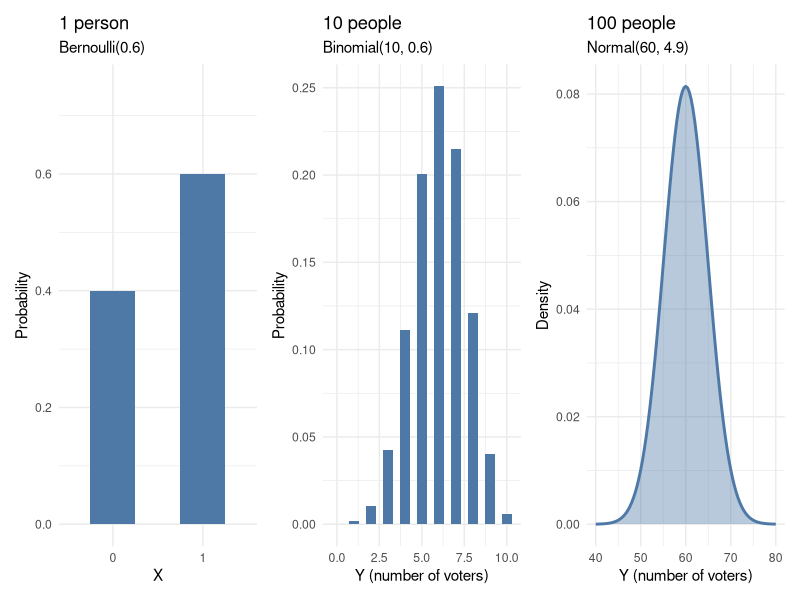
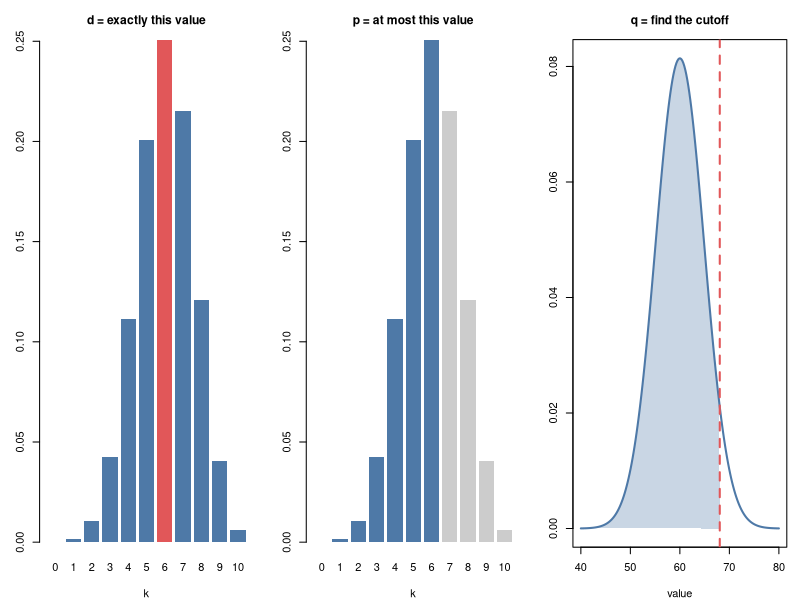
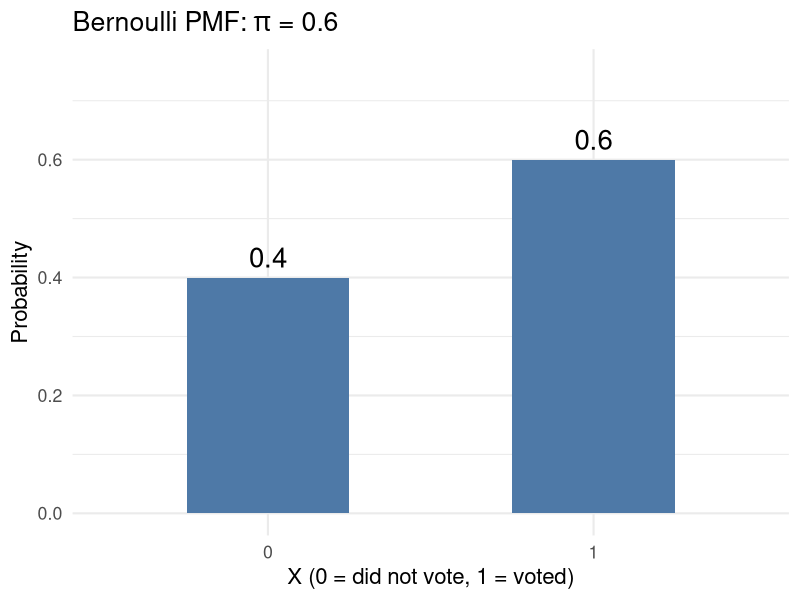
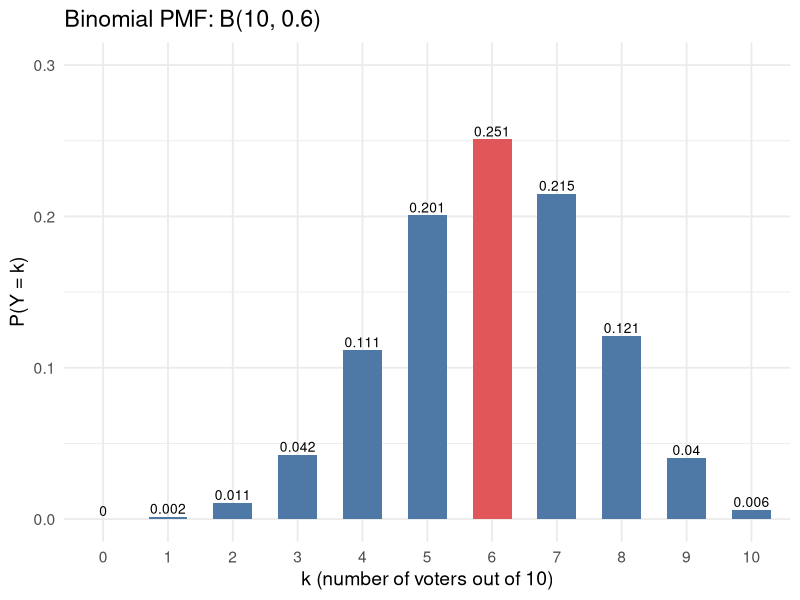
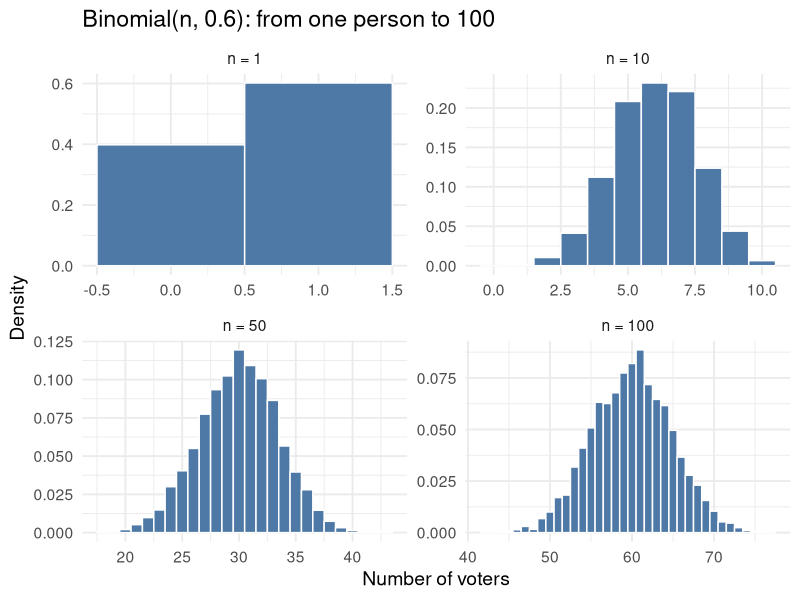
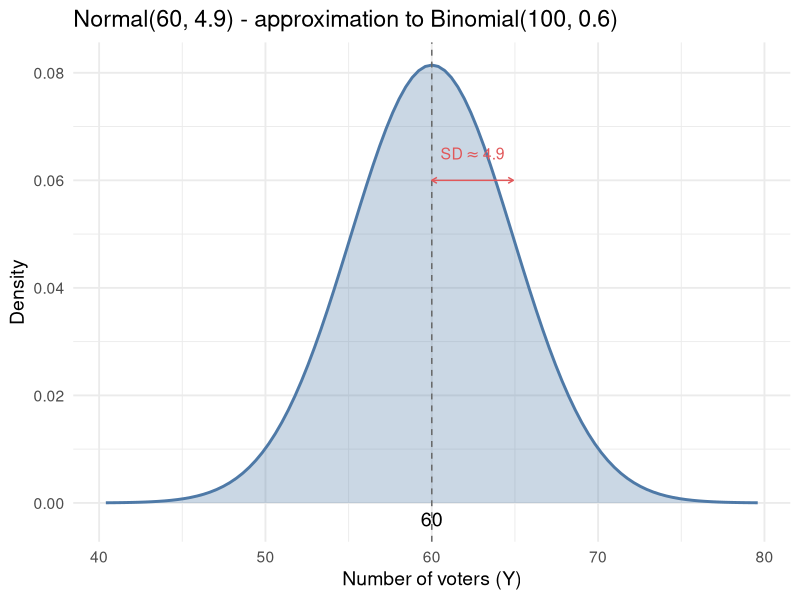
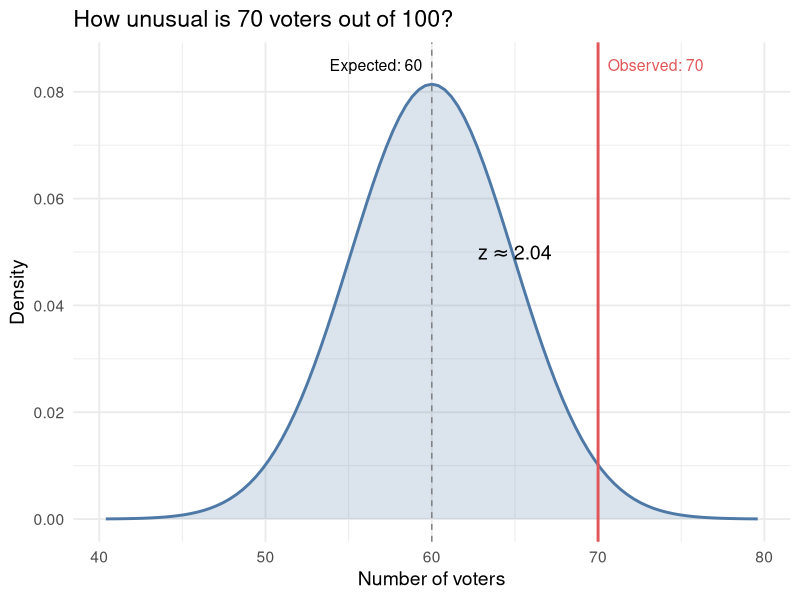
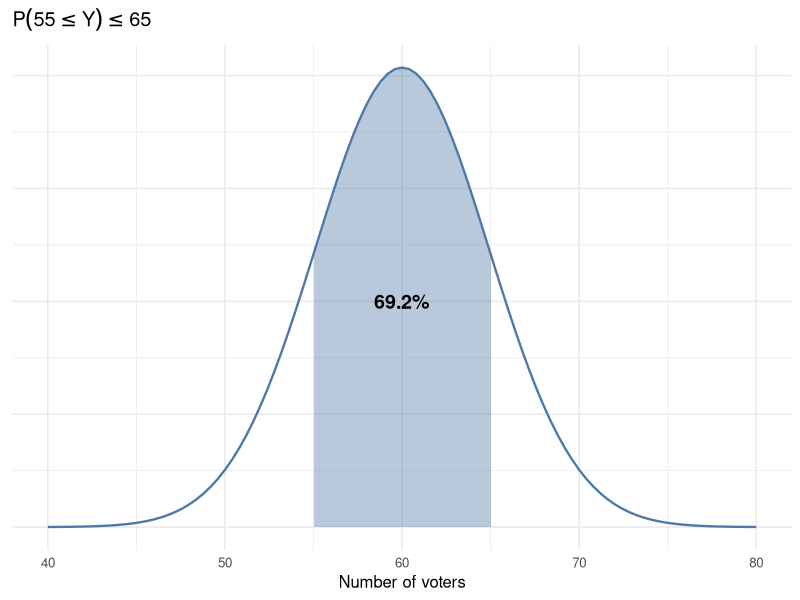

The R source for these figures, in order:
## ---- chunk 1
#| echo: false
#| results: false

# code for lecture
# ---------

# load tidyverse
library(tidyverse)
library(here)
library(patchwork)
## ---- chunk 2
#| echo: false
#| fig-align: center
#| fig-height: 3.5

# Panel 1: Bernoulli (1 person)
p1 <- tibble(x = c("0", "1"), prob = c(0.4, 0.6)) |>
  ggplot(aes(x, prob)) +
  geom_col(fill = "#4E79A7", width = 0.5) +
  scale_y_continuous(limits = c(0, 0.75)) +
  labs(x = "X", y = "Probability",
       title = "1 person",
       subtitle = "Bernoulli(0.6)") +
  theme_minimal(base_size = 11)

# Panel 2: Binomial (10 people)
p2 <- tibble(k = 0:10, prob = dbinom(0:10, 10, 0.6)) |>
  ggplot(aes(k, prob)) +
  geom_col(fill = "#4E79A7", width = 0.6) +
  labs(x = "Y (number of voters)", y = "Probability",
       title = "10 people",
       subtitle = "Binomial(10, 0.6)") +
  theme_minimal(base_size = 11)

# Panel 3: Normal approximation (100 people)
mu <- 100 * 0.6; sigma <- sqrt(100 * 0.6 * 0.4)
p3 <- ggplot(tibble(x = c(40, 80)), aes(x)) +
  stat_function(fun = dnorm, args = list(mean = mu, sd = sigma),
                geom = "area", fill = "#4E79A7", alpha = 0.4) +
  stat_function(fun = dnorm, args = list(mean = mu, sd = sigma),
                linewidth = 1, color = "#4E79A7") +
  labs(x = "Y (number of voters)", y = "Density",
       title = "100 people",
       subtitle = "Normal(60, 4.9)") +
  theme_minimal(base_size = 11)

p1 + p2 + p3
## ---- chunk 3
#| echo: false
#| fig-align: center
#| fig-height: 3

par(mfrow = c(1, 3), mar = c(4, 3, 3, 1))

# d: probability at a point
barplot(dbinom(0:10, 10, 0.6), names.arg = 0:10, col = ifelse(0:10 == 6, "#E15759", "#4E79A7"),
        main = "d = exactly this value", xlab = "k", ylab = "", cex.main = 1.1, border = NA)

# p: cumulative probability
barplot(dbinom(0:10, 10, 0.6), names.arg = 0:10, col = ifelse(0:10 <= 6, "#4E79A7", "gray80"),
        main = "p = at most this value", xlab = "k", ylab = "", cex.main = 1.1, border = NA)

# q: quantile (inverse)
x <- seq(40, 80, length = 200)
plot(x, dnorm(x, 60, 4.9), type = "l", col = "#4E79A7", lwd = 2,
     main = "q = find the cutoff", xlab = "value", ylab = "", cex.main = 1.1)
cutoff <- qnorm(0.95, 60, 4.9)
polygon(c(x[x <= cutoff], cutoff), c(dnorm(x[x <= cutoff], 60, 4.9), 0),
        col = adjustcolor("#4E79A7", 0.3), border = NA)
abline(v = cutoff, col = "#E15759", lwd = 2, lty = 2)

par(mfrow = c(1, 1))
## ---- chunk 4
#| echo: false
#| fig-align: center
#| fig-width: 6
#| fig-height: 5.5

tibble(x = c(0, 1), prob = c(0.4, 0.6)) |>
  ggplot(aes(x = factor(x), y = prob)) +
  geom_col(fill = "#4E79A7", width = 0.5) +
  geom_text(aes(label = prob), vjust = -0.5, size = 7) +
  scale_y_continuous(limits = c(0, 0.75)) +
  labs(
    x = "X (0 = did not vote, 1 = voted)",
    y = "Probability",
    title = expression("Bernoulli PMF: " * pi * " = 0.6")
  ) +
  theme_minimal(base_size = 16)
## ---- chunk 5
#| echo: false
#| fig-align: center
#| fig-width: 6
#| fig-height: 5.5

tibble(k = 0:10, prob = dbinom(0:10, size = 10, prob = 0.6)) |>
  mutate(highlight = ifelse(k == 6, "k = 6", "other")) |>
  ggplot(aes(x = factor(k), y = prob, fill = highlight)) +
  geom_col(width = 0.6) +
  geom_text(aes(label = round(prob, 3)), vjust = -0.3, size = 3.5) +
  scale_fill_manual(values = c("k = 6" = "#E15759", "other" = "#4E79A7")) +
  scale_y_continuous(limits = c(0, 0.30)) +
  labs(
    x = "k (number of voters out of 10)",
    y = "P(Y = k)",
    title = "Binomial PMF: B(10, 0.6)"
  ) +
  theme_minimal(base_size = 14) +
  theme(legend.position = "none")
## ---- chunk 6
#| echo: true

# P(Y ≤ 4) for Y ~ Binomial(10, 0.6)
pbinom(4, size = 10, prob = 0.6)
## ---- chunk 7
#| echo: true

# P(at least 7 voted) = 1 - P(at most 6 voted)
1 - pbinom(6, size = 10, prob = 0.6)
## ---- chunk 8
#| echo: false
#| warning: false
#| message: false
#| fig-height: 4.5

set.seed(106)

tibble(
  n = c(1, 10, 50, 100)
) |>
  mutate(
    n_label = paste0("n = ", n),
    n_label = factor(n_label, levels = paste0("n = ", c(1, 10, 50, 100))),
    draws = map(n, ~ rbinom(5000, size = .x, prob = 0.6))
  ) |>
  unnest(draws) |>
  ggplot(aes(x = draws, y = after_stat(density))) +
  geom_histogram(binwidth = 1, color = "white", fill = "#4E79A7") +
  facet_wrap(~ n_label, scales = "free") +
  labs(
    x = "Number of voters",
    y = "Density",
    title = "Binomial(n, 0.6): from one person to 100"
  ) +
  theme_minimal(base_size = 14)
## ---- chunk 9
#| echo: false
#| fig-align: center
#| fig-height: 5

mu <- 100 * 0.6
sigma <- sqrt(100 * 0.6 * 0.4)

ggplot(tibble(x = c(mu - 4*sigma, mu + 4*sigma)), aes(x)) +
  stat_function(fun = dnorm, args = list(mean = mu, sd = sigma),
                linewidth = 1, color = "#4E79A7") +
  stat_function(fun = dnorm, args = list(mean = mu, sd = sigma),
                geom = "area", fill = "#4E79A7", alpha = 0.3) +
  geom_vline(xintercept = mu, linetype = "dashed", color = "gray40") +
  annotate("text", x = mu, y = -0.003, label = "60", size = 5) +
  annotate("segment", x = mu, xend = mu + sigma, y = 0.06, yend = 0.06,
           arrow = arrow(length = unit(0.15, "cm"), ends = "both"), color = "#E15759") +
  annotate("text", x = mu + sigma/2, y = 0.065, label = expression(SD %~~% 4.9),
           size = 4, color = "#E15759") +
  labs(
    x = "Number of voters (Y)",
    y = "Density",
    title = "Normal(60, 4.9) - approximation to Binomial(100, 0.6)"
  ) +
  theme_minimal(base_size = 14)
## ---- chunk 10
#| echo: false
#| fig-align: center
#| fig-height: 5

mu <- 60; sigma <- 4.9

ggplot(tibble(x = c(mu - 4*sigma, mu + 4*sigma)), aes(x)) +
  stat_function(fun = dnorm, args = list(mean = mu, sd = sigma),
                geom = "area", fill = "#4E79A7", alpha = 0.2) +
  stat_function(fun = dnorm, args = list(mean = mu, sd = sigma),
                linewidth = 1, color = "#4E79A7") +
  geom_vline(xintercept = 60, linetype = "dashed", color = "gray50") +
  geom_vline(xintercept = 70, linetype = "solid", color = "#E15759", linewidth = 1) +
  annotate("text", x = 60, y = 0.085, label = "Expected: 60", size = 4, hjust = 1.1) +
  annotate("text", x = 70, y = 0.085, label = "Observed: 70", size = 4,
           color = "#E15759", hjust = -0.1) +
  annotate("text", x = 65, y = 0.05, label = expression(z %~~% 2.04), size = 5, fontface = "bold") +
  labs(
    x = "Number of voters",
    y = "Density",
    title = "How unusual is 70 voters out of 100?"
  ) +
  theme_minimal(base_size = 14)
## ---- chunk 11
#| echo: true
pnorm(65, mean = 60, sd = 4.9) -
  pnorm(55, mean = 60, sd = 4.9)
## ---- chunk 12
#| echo: false
#| fig-height: 3.5
mu <- 60; sigma <- 4.9
ggplot(tibble(x = c(40, 80)), aes(x)) +
  stat_function(fun = dnorm, args = list(mean = mu, sd = sigma), linewidth = 0.8, color = "#4E79A7") +
  stat_function(fun = dnorm, args = list(mean = mu, sd = sigma), geom = "area", xlim = c(55, 65), fill = "#4E79A7", alpha = 0.4) +
  annotate("text", x = 60, y = 0.04, label = "69.2%", size = 5, fontface = "bold") +
  labs(x = "Number of voters", y = NULL, title = expression(P(55 <= Y) <= 65)) +
  theme_minimal(base_size = 12) + theme(axis.text.y = element_blank())
## ---- chunk 13
#| echo: true
pnorm(50, mean = 60, sd = 4.9)
## ---- chunk 14
#| echo: false
#| fig-height: 3.5
ggplot(tibble(x = c(40, 80)), aes(x)) +
  stat_function(fun = dnorm, args = list(mean = mu, sd = sigma), linewidth = 0.8, color = "#4E79A7") +
  stat_function(fun = dnorm, args = list(mean = mu, sd = sigma), geom = "area", xlim = c(40, 50), fill = "#4E79A7", alpha = 0.4) +
  annotate("text", x = 47, y = 0.02, label = "2.1%", size = 5, fontface = "bold") +
  labs(x = "Number of voters", y = NULL, title = expression(P(Y <= 50))) +
  theme_minimal(base_size = 12) + theme(axis.text.y = element_blank())
## ---- chunk 15
#| echo: true
1 - pnorm(70, mean = 60, sd = 4.9)
## ---- chunk 16
#| echo: false
#| fig-height: 3.5
ggplot(tibble(x = c(40, 80)), aes(x)) +
  stat_function(fun = dnorm, args = list(mean = mu, sd = sigma), linewidth = 0.8, color = "#4E79A7") +
  stat_function(fun = dnorm, args = list(mean = mu, sd = sigma), geom = "area", xlim = c(70, 80), fill = "#E15759", alpha = 0.4) +
  annotate("text", x = 73, y = 0.015, label = "2.1%", size = 5, fontface = "bold", color = "#E15759") +
  labs(x = "Number of voters", y = NULL, title = "P(Y > 70)") +
  theme_minimal(base_size = 12) + theme(axis.text.y = element_blank())
## ---- chunk 17
#| echo: true
qnorm(0.95, mean = 60, sd = 4.9)
## ---- chunk 18
#| echo: false
#| fig-height: 3.5
cutoff <- qnorm(0.95, mean = mu, sd = sigma)
ggplot(tibble(x = c(40, 80)), aes(x)) +
  stat_function(fun = dnorm, args = list(mean = mu, sd = sigma), linewidth = 0.8, color = "#4E79A7") +
  stat_function(fun = dnorm, args = list(mean = mu, sd = sigma), geom = "area", xlim = c(40, cutoff), fill = "#4E79A7", alpha = 0.3) +
  geom_vline(xintercept = cutoff, linetype = "dashed", color = "#E15759", linewidth = 1) +
  annotate("text", x = cutoff + 1, y = 0.05, label = round(cutoff, 1), size = 5, color = "#E15759", hjust = 0) +
  annotate("text", x = 60, y = 0.04, label = "95%", size = 5, fontface = "bold") +
  labs(x = "Number of voters", y = NULL, title = "95th percentile") +
  theme_minimal(base_size = 12) + theme(axis.text.y = element_blank())
## ---- chunk 19
#| echo: false
#| fig-height: 3.5
mu <- 69; sigma <- 3
ggplot(tibble(x = c(mu - 4*sigma, mu + 4*sigma)), aes(x)) +
  stat_function(fun = dnorm, args = list(mean = mu, sd = sigma),
                linewidth = 0.8, color = "#4E79A7") +
  stat_function(fun = dnorm, args = list(mean = mu, sd = sigma),
                geom = "area", fill = "#4E79A7", alpha = 0.2) +
  stat_function(fun = dnorm, args = list(mean = mu, sd = sigma),
                geom = "area", xlim = c(75, mu + 4*sigma),
                fill = "#E15759", alpha = 0.5) +
  geom_vline(xintercept = 75, linetype = "dashed", color = "#E15759", linewidth = 1) +
  annotate("text", x = 78, y = 0.055, label = "2.5%", size = 5,
           color = "#E15759", fontface = "bold") +
  annotate("text", x = 74.5, y = 0.115, label = "75 in\n(z = 2.0)", size = 3.5,
           color = "#E15759", hjust = 1) +
  labs(x = "Height (inches)", y = NULL, title = "Normal(69, 3)") +
  theme_minimal(base_size = 12) + theme(axis.text.y = element_blank())
## ---- chunk 20
#| echo: true
pnorm(65, mean = 71, sd = 8)
## ---- chunk 21
#| echo: false
#| fig-height: 3.5
mu <- 71; sigma <- 8
ggplot(tibble(x = c(mu - 4*sigma, mu + 4*sigma)), aes(x)) +
  stat_function(fun = dnorm, args = list(mean = mu, sd = sigma),
                linewidth = 0.8, color = "#4E79A7") +
  stat_function(fun = dnorm, args = list(mean = mu, sd = sigma),
                geom = "area", fill = "#4E79A7", alpha = 0.2) +
  stat_function(fun = dnorm, args = list(mean = mu, sd = sigma),
                geom = "area", xlim = c(mu - 4*sigma, 65),
                fill = "#4E79A7", alpha = 0.5) +
  geom_vline(xintercept = 65, linetype = "dashed", color = "#E15759", linewidth = 1) +
  annotate("text", x = 52, y = 0.02, label = "23%", size = 5,
           color = "#4E79A7", fontface = "bold") +
  annotate("text", x = 66, y = 0.043, label = "65 mph", size = 3.5,
           color = "#E15759", hjust = 0) +
  labs(x = "Speed (mph)", y = NULL, title = expression(P(Y <= 65) == 0.227)) +
  theme_minimal(base_size = 12) + theme(axis.text.y = element_blank())
## ---- chunk 22
#| echo: true
1 - pnorm(820, mean = 1026, sd = 209)
## ---- chunk 23
#| echo: false
#| fig-height: 3.5
mu <- 1026; sigma <- 209
ggplot(tibble(x = c(mu - 4*sigma, mu + 4*sigma)), aes(x)) +
  stat_function(fun = dnorm, args = list(mean = mu, sd = sigma),
                linewidth = 0.8, color = "#4E79A7") +
  stat_function(fun = dnorm, args = list(mean = mu, sd = sigma),
                geom = "area", fill = "#4E79A7", alpha = 0.2) +
  stat_function(fun = dnorm, args = list(mean = mu, sd = sigma),
                geom = "area", xlim = c(820, mu + 4*sigma),
                fill = "#4E79A7", alpha = 0.5) +
  geom_vline(xintercept = 820, linetype = "dashed", color = "#E15759", linewidth = 1) +
  annotate("text", x = 1150, y = 0.001, label = "84%", size = 5,
           color = "#4E79A7", fontface = "bold") +
  annotate("text", x = 850, y = 0.0017, label = "820", size = 3.5,
           color = "#E15759", hjust = 0) +
  labs(x = "SAT Score", y = NULL, title = "P(Y > 820) = 0.838") +
  theme_minimal(base_size = 12) + theme(axis.text.y = element_blank())
## ---- chunk 24
#| echo: true
pnorm(820, mean = 1026, sd = 209) - pnorm(720, mean = 1026, sd = 209)
## ---- chunk 25
#| echo: false
#| fig-height: 3.5
mu <- 1026; sigma <- 209
ggplot(tibble(x = c(mu - 4*sigma, mu + 4*sigma)), aes(x)) +
  stat_function(fun = dnorm, args = list(mean = mu, sd = sigma),
                linewidth = 0.8, color = "#4E79A7") +
  stat_function(fun = dnorm, args = list(mean = mu, sd = sigma),
                geom = "area", fill = "#4E79A7", alpha = 0.2) +
  stat_function(fun = dnorm, args = list(mean = mu, sd = sigma),
                geom = "area", xlim = c(720, 820),
                fill = "#E15759", alpha = 0.5) +
  geom_vline(xintercept = c(720, 820), linetype = "dashed",
             color = "#E15759", linewidth = 0.8) +
  annotate("text", x = 770, y = 0.001, label = "9%", size = 5,
           color = "#E15759", fontface = "bold") +
  annotate("text", x = 715, y = 0.0017, label = "720", size = 3.5,
           color = "#E15759", hjust = 1) +
  annotate("text", x = 825, y = 0.0017, label = "820", size = 3.5,
           color = "#E15759", hjust = 0) +
  labs(x = "SAT Score", y = NULL, title = "P(720 \u2264 Y \u2264 820) = 0.091") +
  theme_minimal(base_size = 12) + theme(axis.text.y = element_blank())
## ---- chunk 26
#| echo: true
qnorm(0.90, mean = 71, sd = 8)
## ---- chunk 27
#| echo: false
#| fig-height: 3.5
mu <- 71; sigma <- 8
cutoff <- qnorm(0.90, mean = mu, sd = sigma)
ggplot(tibble(x = c(mu - 4*sigma, mu + 4*sigma)), aes(x)) +
  stat_function(fun = dnorm, args = list(mean = mu, sd = sigma),
                linewidth = 0.8, color = "#4E79A7") +
  stat_function(fun = dnorm, args = list(mean = mu, sd = sigma),
                geom = "area", xlim = c(mu - 4*sigma, cutoff),
                fill = "#4E79A7", alpha = 0.4) +
  stat_function(fun = dnorm, args = list(mean = mu, sd = sigma),
                geom = "area", xlim = c(cutoff, mu + 4*sigma),
                fill = "#E15759", alpha = 0.4) +
  geom_vline(xintercept = cutoff, linetype = "dashed",
             color = "#E15759", linewidth = 1) +
  annotate("text", x = 65, y = 0.025, label = "90%", size = 5,
           color = "#4E79A7", fontface = "bold") +
  annotate("text", x = 88, y = 0.012, label = "10%", size = 5,
           color = "#E15759", fontface = "bold") +
  annotate("text", x = cutoff + 0.5, y = 0.038,
           label = paste0(round(cutoff, 1), " mph"),
           size = 3.5, color = "#E15759", hjust = 0) +
  labs(x = "Speed (mph)", y = NULL, title = "90th percentile cutoff") +
  theme_minimal(base_size = 12) + theme(axis.text.y = element_blank())
## ---- chunk 28
#| echo: false
#| fig-align: center
#| fig-height: 4

# Panel 1: Bernoulli (1 person)
p1 <- tibble(x = c("0", "1"), prob = c(0.4, 0.6)) |>
  ggplot(aes(x, prob)) +
  geom_col(fill = "#4E79A7", width = 0.5) +
  scale_y_continuous(limits = c(0, 0.75)) +
  labs(x = "X", y = "Probability",
       title = "1 person",
       subtitle = "Bernoulli(0.6)") +
  theme_minimal(base_size = 12)

# Panel 2: Binomial (10 people)
p2 <- tibble(k = 0:10, prob = dbinom(0:10, 10, 0.6)) |>
  ggplot(aes(k, prob)) +
  geom_col(fill = "#4E79A7", width = 0.6) +
  labs(x = "Y (number of voters)", y = "Probability",
       title = "10 people",
       subtitle = "Binomial(10, 0.6)") +
  theme_minimal(base_size = 12)

# Panel 3: Normal approximation (100 people)
mu <- 60; sigma <- sqrt(100 * 0.6 * 0.4)
p3 <- ggplot(tibble(x = c(40, 80)), aes(x)) +
  stat_function(fun = dnorm, args = list(mean = mu, sd = sigma),
                geom = "area", fill = "#4E79A7", alpha = 0.4) +
  stat_function(fun = dnorm, args = list(mean = mu, sd = sigma),
                linewidth = 1, color = "#4E79A7") +
  labs(x = "Y (number of voters)", y = "Density",
       title = "100 people",
       subtitle = "Normal(60, 4.9)") +
  theme_minimal(base_size = 12)

p1 + p2 + p3
